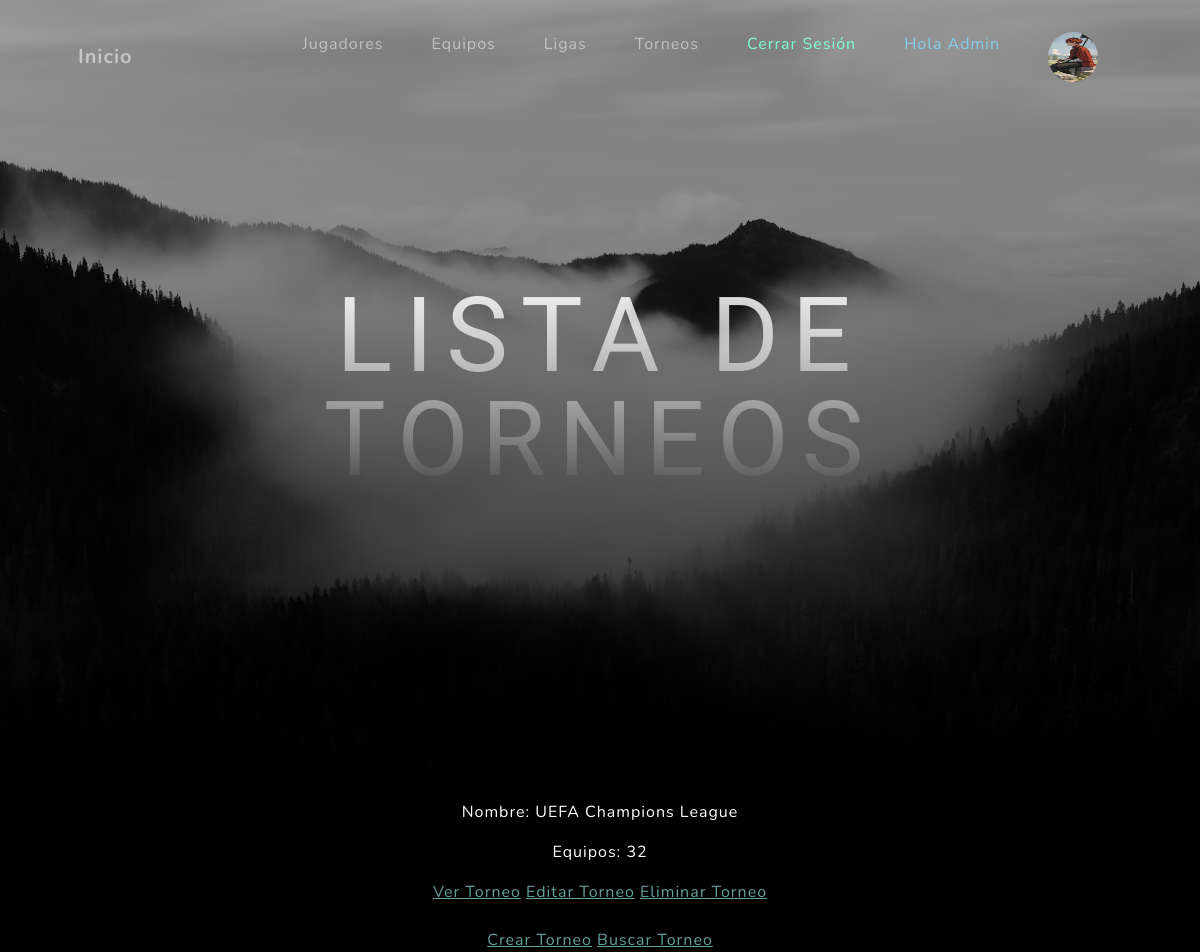
The app's page /FA/VerTorneos/ (signed in), older data.
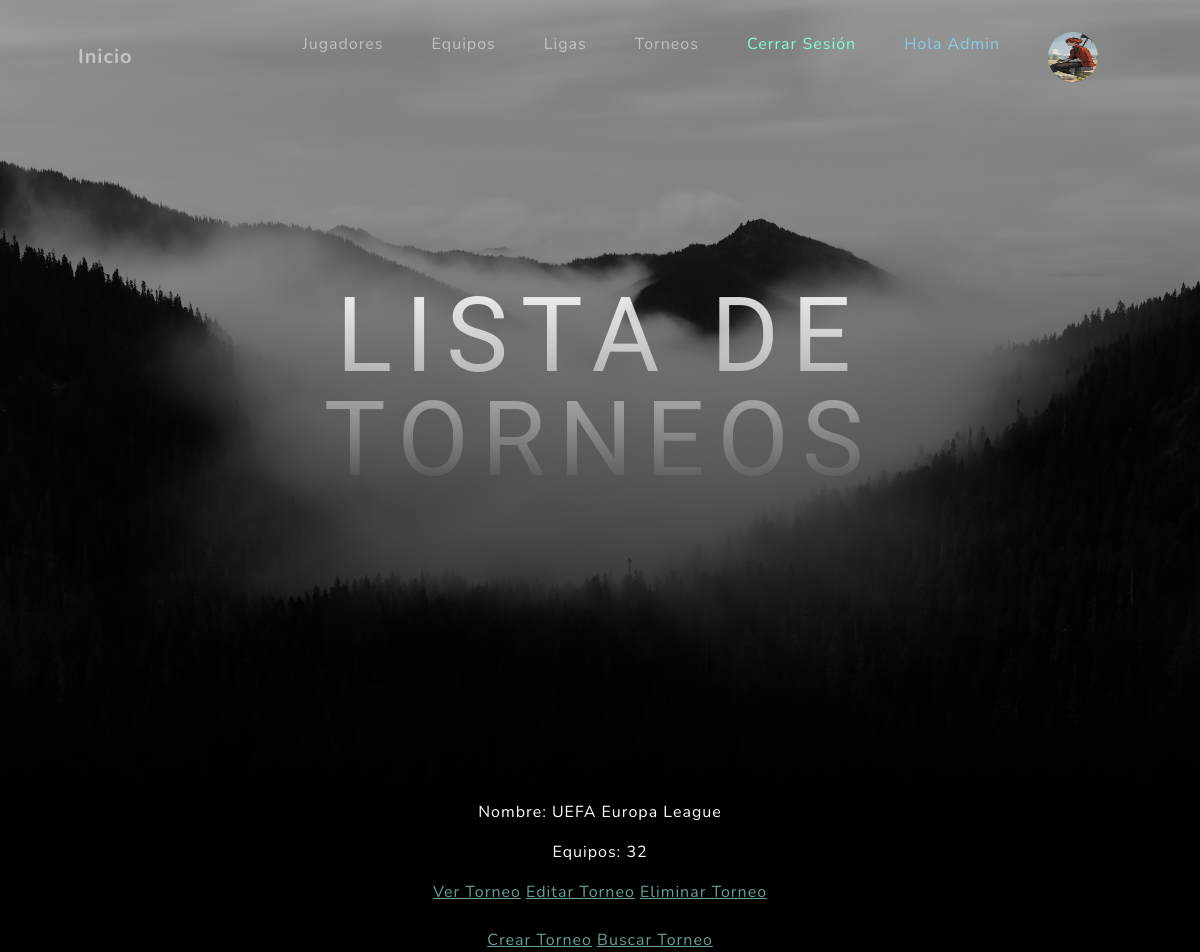
The same page, newer data.
### FootballApp/models.py (models this page shows, shortened)
class Tourn(models.Model):
    nombre = models.CharField(max_length = 30)
    equipos = models.PositiveIntegerField()

### FootballApp/views.py (the view)
# urls.py: path('VerTorneos/', TournList.as_view(), name="ListaTorneos"),
class TournList(LoginRequiredMixin, ListView):
    model = Tourn
    context_object_name = "Torneos"
    template_name = "Tourns/tourn_list.html"

### FootballApp/templates/Tourns/tourn_list.html
{% extends "padre.html" %}
{% load static %}
{% block Titulo %}
 Lista de Torneos
{% endblock Titulo %}
{% block cuerpo %}
<form action="" method="post"> {% csrf_token %}
    {% for list in Torneos %}
    <p style="color: white;">Nombre: {{list.nombre}}</p>
    <p style="color: white;">Equipos: {{list.equipos}}</p>
    <a href="{% url 'DetalleTorneos' list.id %}">Ver Torneo</a>
    <a href="{% url 'EditarTorneos' list.id %}">Editar Torneo</a>
    <a href="{% url 'EliminarTorneos' list.id %}">Eliminar Torneo</a>
    <br>
    <br>
    {% endfor %}
    <a href="{% url 'CrearTorneos' %}">Crear Torneo</a>
    <a href="{% url 'BuscarTorneo' %}">Buscar Torneo</a>
</form>
{% endblock cuerpo %}

Row changes from the older to the newer data that the page shows:
removed Tourn: nombre "UEFA Champions League", equipos "32"
added Tourn: nombre "UEFA Europa League", equipos "32"
